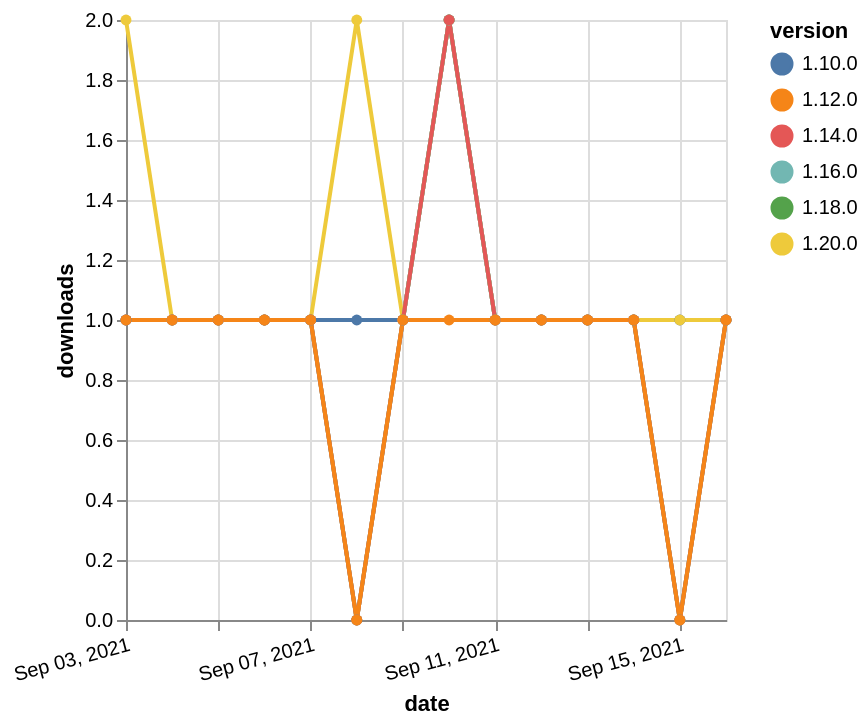

Here is the Vega-Lite specification saved for this chart:
### Vega-Lite specification from a JSON file in a GitHub repository (floating-point values rounded to 4 significant figures)
{"$schema": "https://vega.github.io/schema/vega-lite/v5.json", "description": "A simple bar chart with embedded data.", "data": {"values": [{"date": "2021-09-03", "total": 164, "delta": 1, "version": "1.18.0"}, {"date": "2021-09-04", "total": 165, "delta": 1, "version": "1.18.0"}, {"date": "2021-09-05", "total": 166, "delta": 1, "version": "1.18.0"}, {"date": "2021-09-06", "total": 167, "delta": 1, "version": "1.18.0"}, {"date": "2021-09-07", "total": 168, "delta": 1, "version": "1.18.0"}, {"date": "2021-09-08", "total": 168, "delta": 0, "version": "1.18.0"}, {"date": "2021-09-09", "total": 169, "delta": 1, "version": "1.18.0"}, {"date": "2021-09-10", "total": 171, "delta": 2, "version": "1.18.0"}, {"date": "2021-09-11", "total": 172, "delta": 1, "version": "1.18.0"}, {"date": "2021-09-12", "total": 173, "delta": 1, "version": "1.18.0"}, {"date": "2021-09-13", "total": 174, "delta": 1, "version": "1.18.0"}, {"date": "2021-09-14", "total": 175, "delta": 1, "version": "1.18.0"}, {"date": "2021-09-15", "total": 175, "delta": 0, "version": "1.18.0"}, {"date": "2021-09-16", "total": 176, "delta": 1, "version": "1.18.0"}, {"date": "2021-09-03", "total": 211, "delta": 1, "version": "1.10.0"}, {"date": "2021-09-04", "total": 212, "delta": 1, "version": "1.10.0"}, {"date": "2021-09-05", "total": 213, "delta": 1, "version": "1.10.0"}, {"date": "2021-09-06", "total": 214, "delta": 1, "version": "1.10.0"}, {"date": "2021-09-07", "total": 215, "delta": 1, "version": "1.10.0"}, {"date": "2021-09-08", "total": 216, "delta": 1, "version": "1.10.0"}, {"date": "2021-09-09", "total": 217, "delta": 1, "version": "1.10.0"}, {"date": "2021-09-10", "total": 219, "delta": 2, "version": "1.10.0"}, {"date": "2021-09-11", "total": 220, "delta": 1, "version": "1.10.0"}, {"date": "2021-09-12", "total": 221, "delta": 1, "version": "1.10.0"}, {"date": "2021-09-13", "total": 222, "delta": 1, "version": "1.10.0"}, {"date": "2021-09-14", "total": 223, "delta": 1, "version": "1.10.0"}, {"date": "2021-09-15", "total": 224, "delta": 1, "version": "1.10.0"}, {"date": "2021-09-16", "total": 225, "delta": 1, "version": "1.10.0"}, {"date": "2021-09-03", "total": 115, "delta": 2, "version": "1.20.0"}, {"date": "2021-09-04", "total": 116, "delta": 1, "version": "1.20.0"}, {"date": "2021-09-05", "total": 117, "delta": 1, "version": "1.20.0"}, {"date": "2021-09-06", "total": 118, "delta": 1, "version": "1.20.0"}, {"date": "2021-09-07", "total": 119, "delta": 1, "version": "1.20.0"}, {"date": "2021-09-08", "total": 121, "delta": 2, "version": "1.20.0"}, {"date": "2021-09-09", "total": 122, "delta": 1, "version": "1.20.0"}, {"date": "2021-09-10", "total": 124, "delta": 2, "version": "1.20.0"}, {"date": "2021-09-11", "total": 125, "delta": 1, "version": "1.20.0"}, {"date": "2021-09-12", "total": 126, "delta": 1, "version": "1.20.0"}, {"date": "2021-09-13", "total": 127, "delta": 1, "version": "1.20.0"}, {"date": "2021-09-14", "total": 128, "delta": 1, "version": "1.20.0"}, {"date": "2021-09-15", "total": 129, "delta": 1, "version": "1.20.0"}, {"date": "2021-09-16", "total": 130, "delta": 1, "version": "1.20.0"}, {"date": "2021-09-03", "total": 145, "delta": 1, "version": "1.16.0"}, {"date": "2021-09-04", "total": 146, "delta": 1, "version": "1.16.0"}, {"date": "2021-09-05", "total": 147, "delta": 1, "version": "1.16.0"}, {"date": "2021-09-06", "total": 148, "delta": 1, "version": "1.16.0"}, {"date": "2021-09-07", "total": 149, "delta": 1, "version": "1.16.0"}, {"date": "2021-09-08", "total": 149, "delta": 0, "version": "1.16.0"}, {"date": "2021-09-09", "total": 150, "delta": 1, "version": "1.16.0"}, {"date": "2021-09-10", "total": 152, "delta": 2, "version": "1.16.0"}, {"date": "2021-09-11", "total": 153, "delta": 1, "version": "1.16.0"}, {"date": "2021-09-12", "total": 154, "delta": 1, "version": "1.16.0"}, {"date": "2021-09-13", "total": 155, "delta": 1, "version": "1.16.0"}, {"date": "2021-09-14", "total": 156, "delta": 1, "version": "1.16.0"}, {"date": "2021-09-15", "total": 156, "delta": 0, "version": "1.16.0"}, {"date": "2021-09-16", "total": 157, "delta": 1, "version": "1.16.0"}, {"date": "2021-09-03", "total": 167, "delta": 1, "version": "1.14.0"}, {"date": "2021-09-04", "total": 168, "delta": 1, "version": "1.14.0"}, {"date": "2021-09-05", "total": 169, "delta": 1, "version": "1.14.0"}, {"date": "2021-09-06", "total": 170, "delta": 1, "version": "1.14.0"}, {"date": "2021-09-07", "total": 171, "delta": 1, "version": "1.14.0"}, {"date": "2021-09-08", "total": 171, "delta": 0, "version": "1.14.0"}, {"date": "2021-09-09", "total": 172, "delta": 1, "version": "1.14.0"}, {"date": "2021-09-10", "total": 174, "delta": 2, "version": "1.14.0"}, {"date": "2021-09-11", "total": 175, "delta": 1, "version": "1.14.0"}, {"date": "2021-09-12", "total": 176, "delta": 1, "version": "1.14.0"}, {"date": "2021-09-13", "total": 177, "delta": 1, "version": "1.14.0"}, {"date": "2021-09-14", "total": 178, "delta": 1, "version": "1.14.0"}, {"date": "2021-09-15", "total": 178, "delta": 0, "version": "1.14.0"}, {"date": "2021-09-16", "total": 179, "delta": 1, "version": "1.14.0"}, {"date": "2021-09-03", "total": 180, "delta": 1, "version": "1.12.0"}, {"date": "2021-09-04", "total": 181, "delta": 1, "version": "1.12.0"}, {"date": "2021-09-05", "total": 182, "delta": 1, "version": "1.12.0"}, {"date": "2021-09-06", "total": 183, "delta": 1, "version": "1.12.0"}, {"date": "2021-09-07", "total": 184, "delta": 1, "version": "1.12.0"}, {"date": "2021-09-08", "total": 184, "delta": 0, "version": "1.12.0"}, {"date": "2021-09-09", "total": 185, "delta": 1, "version": "1.12.0"}, {"date": "2021-09-10", "total": 186, "delta": 1, "version": "1.12.0"}, {"date": "2021-09-11", "total": 187, "delta": 1, "version": "1.12.0"}, {"date": "2021-09-12", "total": 188, "delta": 1, "version": "1.12.0"}, {"date": "2021-09-13", "total": 189, "delta": 1, "version": "1.12.0"}, {"date": "2021-09-14", "total": 190, "delta": 1, "version": "1.12.0"}, {"date": "2021-09-15", "total": 190, "delta": 0, "version": "1.12.0"}, {"date": "2021-09-16", "total": 191, "delta": 1, "version": "1.12.0"}]}, "width": "container", "mark": {"type": "line", "point": {"filled": true}}, "encoding": {"x": {"field": "date", "type": "temporal", "timeUnit": "yearmonthdate", "title": "date", "axis": {"labelAngle": -15}}, "y": {"field": "delta", "type": "quantitative", "title": "downloads"}, "color": {"field": "version", "type": "nominal"}, "tooltip": {"field": "delta"}}}
